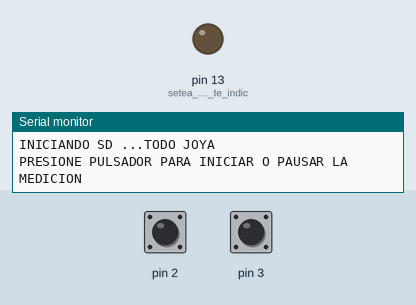
This sketch was run on a simulated Arduino Uno, built with avr-gcc and run on an emulated ATmega328P. On the bench: output pins drawn as LEDs (lit = HIGH), the last lines printed to the serial monitor. Dashed ring = blinking. Inputs (shaded band) come from the test bench; at power-on: pin 3 HIGH, pin 2 HIGH. Storage starts empty.

Above: at 1.2 s.
1.3 s: pin 3 pulled LOW for 1 s
At 1.45 s:
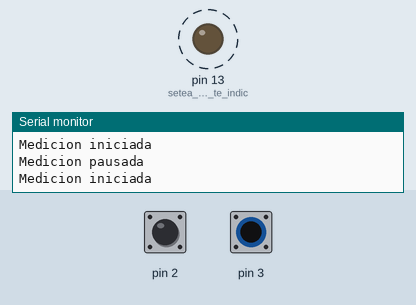
3.8 s: pin 3 pulled LOW for 3.2 s
At 8.2 s:
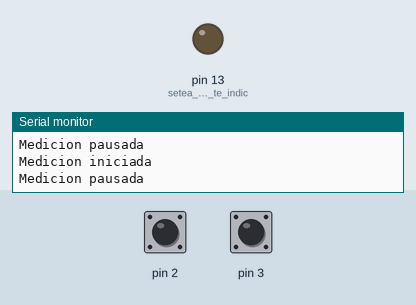
8.5 s: pin 3 driven LOW
At 8.95 s:
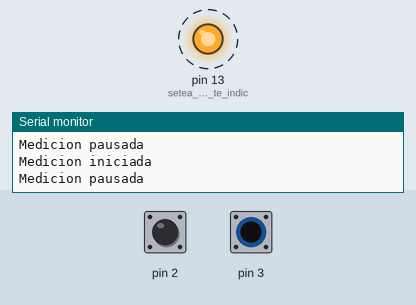
11.5 s: pin 2 pulled LOW for 0.15 s
14.5 s: pin 2 pulled LOW for 1 s
17.5 s: pin 3 driven HIGH
At 18.4 s:
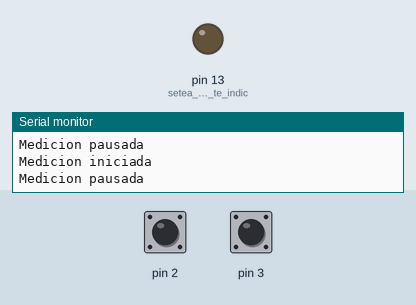
Timing chart, 0 to 20.0 s (numbered marks = the images above; inputs shaded):
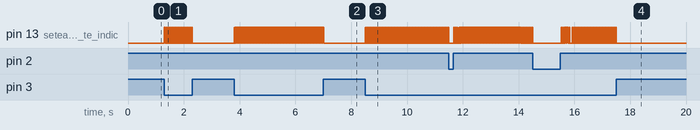

Measured:
- after the input at 1.3 s, pin 13 (setea_el_pin_que_te_indic): alternates HIGH for 0.03 s and LOW for 0.03 s, 40 changes in all, then stays LOW, starting at once
- after the input at 3.8 s, pin 13 (setea_el_pin_que_te_indic): alternates HIGH for 0.03 s and LOW for 0.03 s, 122 changes in all, then stays LOW, starting at once
- after the input at 8.5 s, pin 13 (setea_el_pin_que_te_indic): alternates HIGH for 0.03 s and LOW for 0.03 s, starting at once
- after the input at 17.5 s, pin 13 (setea_el_pin_que_te_indic): goes on until 17.5 s, then stays LOW

The sketch:

PRUEBA12_CANGILON_TECHO_SD.ino
```cpp
//********************** Liberias **************************************//
#include <EEPROM.h>
#include <SPI.h>
#include <SD.h>
//********************** Liberias **************************************//

File myFile; // Crea una variable myFile de tipo File, para almacenar en la SD la información

//********************* definicion de variables ************************//

volatile float CONTADOR = 0; // Contador en el que se basa el calculo de agua. Si aumenta en 1 se multiplica por 7,9
volatile float AGUA = 0; // variable en la que se almacena el calculo de agua. CONTADOR * 7,9
float CTE; // 7,9 Medicion minima del cangilon

long SEGUNDOS_GRAL = 0; // VARIABLE PRINCIPAL en esta se basan todos los tiempos, es la que aumenta en 1 en el servicio de interrupción del reloj

unsigned long LIMITE = 10;
unsigned long INICIO_TIMER = 0;

long  SEGUNDOS_ENCENDIDO = 0; // Variable en la que se basan las de debajo transformando segundos a minutos horas y dias
int  MINUTOS_ENCENDIDO = 0;
int  HORAS_ENCENDIDO = 0;
int DIAS_ENCENDIDO = 0;

long SEGUNDOS_INT = 0; // Varialble de tiempo ENTRE interrupciones del cangilón, mismo sistema que la variable anterior en la que las demas se basan en esta
int MINUTOS_INT = 0;
int HORAS_INT = 0;
int DIAS_INT = 0;

bool FLAG = 0;
bool FLAG2 = 0;
bool FLAG3 = 0;
bool ENCENDIDO = 0;
bool FLAG5 = 0;

bool puertoSD = false; // Inicialización de SD correcta
//********************* definicion de variables ************************//


//********* ATENCION EEPROM ************//

float EEPROMEDIO; // NO SE USA PERO HAY QUE TENERLA EN CUENTA YA QUE FUE CONFIGURADA ANTERIORMENTE

//********* ATENCION EEPROM ************//


//***************************************** SETUP *********************************************//

void setup()
{
  // TIMER 1 //
  // TIMER POR DESBORDAMIENTO CON PRESCALER 1024 //
  // TIENE UN PERIODO DE 1S FRECUENCIA DE 1 HZ MARCA EL INICIO DE LA SEÑAL //

  //delay(1000);

  CONTADOR = 0; // inicialización
  AGUA = 0; // inicialización

  TCCR1A = 0;
  TCCR1B = 0;
  TCCR1B |= (1 << CS10) | (1 << CS12); //para prescaler de 1024 CS12=1 y CS10=1

  TCNT1 = 0xC2F8; //  F9E5 100 MS

  TIMSK1 |= (1 << TOIE1); //timer open interrupt enable
  //********************************* TIMER 1 ********************************//


  //****************************** Inicializacion puerto serie *******************************//
  Serial.begin(9600);
  //****************************** Inicializacion puerto serie *******************************//


  //******************************* SERVICIO DE INTERRUPCIÓN *********************************//

  pinMode(2, INPUT_PULLUP);
  attachInterrupt(digitalPinToInterrupt(2), AUMENTAR, LOW); // Configuración del servicio de interrupción, Interrupción del cangilón

  pinMode(3, INPUT_PULLUP);
  attachInterrupt(digitalPinToInterrupt(3), CONTROL, LOW); // Configuración del servicio de interrupción, Control de encendido y apagado

  //******************************* SERVICIO DE INTERRUPCIÓN *********************************//


  //******************************* inicializacion de variables ******************************//

  FLAG = false;
  FLAG2 = false;
  FLAG3 = true;
  ENCENDIDO = false;
  FLAG5 = false;

  CTE = 7.90;

  //******************************* inicializacion de variables ******************************//

  Serial.print("INICIANDO SD ...");

  puertoSD = SD.begin(53) ; // Inicialización puerto SD

  if (!puertoSD) { // Si no se inicializa el puertoSD entra en bucle y hay que reiniciar el arduino
    Serial.println("ALGO FALLO!");
    while (1);
  }
  Serial.println("TODO JOYA"); // Si inicia todo correctamente continua

  //SD.remove("ENSAYO.txt");

  pinMode(13, OUTPUT); // setea el pin que te indica si esta funcionando el pluviometro

  //************************ INICIALIZACION DE PINES DEL LCD ***********************//

  digitalWrite(13, 1);
  Serial.println("PRESIONE PULSADOR PARA INICIAR O PAUSAR LA MEDICION");
  Serial.println();
  digitalWrite(13, 0); // SI EN EL ARDUINO SE VE EL LED APAGADO ES PORQUE ESTA FUNCIONANDO CORRECTAMENTE Y HAY QUE INICIAR LA MEDICION CON EL PULSADO
}

//**********************************************************************************************//


//********************************************** VOID LOOP ****************************************//
void loop()
{
  if (ENCENDIDO && FLAG) // ENCENDIDO = Flag perteneciente al encendido del arduino del servicio de interrupción y FLAG = Interrupción del cangilón
  {
    myFile = SD.open("ENSAYO.txt", FILE_WRITE); // Configuración del log del SD

    FLAG3 = ! FLAG3; // cambia de estado el FLAG3 cada interrupción para cambiar el lado del cangilón
    CONTADOR++; // AUMENTA EN 1 EL CONTADOR GENERAL, DE ESTE SE BASAN TODOS LOS DEMAS
    AGUA = CONTADOR * 7.9; // SE MULTIPLICA POR LA VARIABLE DE MEDIDA DE 1 CANGILON 7.9CM3

    SEGUNDOS_ENCENDIDO = SEGUNDOS_GRAL ;

    if (FLAG3) // INTERRUPCION DEL FLAG 3, QUE ES EL QUE CAMBIA CADA VEZ QUE INTERRUMPE EL FLAG PARA MARCAR SI ESTA EN EL LADO A
    {
      Serial.print("A;"); // Por puerto serie imprime el lado tambien en el que se encuentra
    }
    if (!FLAG3) //INTERRUPCION DEL FLAG 3, QUE ES EL QUE CAMBIA CADA VEZ QUE INTERRUMPE EL FLAG PARA MARCAR SI ESTA EN EL LADO B
    {
      Serial.print("B;"); // Por puerto serie imprime el lado tambien en el que se encuentra
    }

    Serial.print(AGUA); // valor del agua
    Serial.print(";");

    //TIEMPO GENERAL QUE SE MUESTRA EN SOFTWARE
    DIAS_ENCENDIDO = SEGUNDOS_ENCENDIDO / 86400 ;
    SEGUNDOS_ENCENDIDO = SEGUNDOS_ENCENDIDO - DIAS_ENCENDIDO * 86400 ;
    HORAS_ENCENDIDO = SEGUNDOS_ENCENDIDO / 3600 ;
    SEGUNDOS_ENCENDIDO = SEGUNDOS_ENCENDIDO - HORAS_ENCENDIDO * 3600 ;
    MINUTOS_ENCENDIDO = SEGUNDOS_ENCENDIDO / 60 ;
    SEGUNDOS_ENCENDIDO = SEGUNDOS_ENCENDIDO - MINUTOS_ENCENDIDO * 60;

    Serial.print (DIAS_ENCENDIDO);
    Serial.print (":");
    Serial.print (HORAS_ENCENDIDO);
    Serial.print (":");
    Serial.print (MINUTOS_ENCENDIDO);
    Serial.print (":");
    Serial.print (SEGUNDOS_ENCENDIDO);
    Serial.print (";");

    // TIEMPO INTERRUPCIÓN y su calculo
    if (SEGUNDOS_INT > 0)
    {
      SEGUNDOS_INT = SEGUNDOS_GRAL - SEGUNDOS_INT ;

      DIAS_INT = SEGUNDOS_INT / 86400 ;
      SEGUNDOS_INT = SEGUNDOS_INT - DIAS_INT * 86400 ;
      HORAS_INT = SEGUNDOS_INT / 3600 ;
      SEGUNDOS_INT = SEGUNDOS_INT - HORAS_INT * 3600 ;
      MINUTOS_INT = SEGUNDOS_INT / 60 ;
      SEGUNDOS_INT = SEGUNDOS_INT - MINUTOS_INT * 60;

      Serial.print (DIAS_INT);
      Serial.print (":");
      Serial.print (HORAS_INT);
      Serial.print (":");
      Serial.print (MINUTOS_INT);
      Serial.print (":");
      Serial.print (SEGUNDOS_INT);
      Serial.println (";");
    }

    if (myFile) { //grabado en la SD

      digitalWrite(13, 1);

      if (FLAG3)
      {

      } else if (!FLAG3)
      {
        myFile.print("B;");
      }

      //AGUA
      myFile.print(AGUA);
      myFile.print(";");

      //TIEMPO GENERAL QUE SE MUESTRA EN SOFTWARE
      myFile.print (DIAS_ENCENDIDO);
      myFile.print (":");
      myFile.print (HORAS_ENCENDIDO);
      myFile.print (":");
      myFile.print (MINUTOS_ENCENDIDO);
      myFile.print (":");
      myFile.print (SEGUNDOS_ENCENDIDO);
      myFile.print (";");

      //TIEMPO INTERRUPCION
      if (SEGUNDOS_INT > 0)
      {
        myFile.print (DIAS_INT);
        myFile.print (":");
        myFile.print (HORAS_INT);
        myFile.print (":");
        myFile.print (MINUTOS_INT);
        myFile.print (":");
        myFile.print (SEGUNDOS_INT);
        myFile.println (";");
        myFile.close();
      }

      digitalWrite(13, 0);

    }

    SEGUNDOS_INT = SEGUNDOS_GRAL ;

    //**************************************** IMPRESION DE VALORES EN LCD ****************************************//
    FLAG = 0; // RESETEO DEL FLAG DEL SERVICIO DE INTERRUPCION
  }
}


//************************** SERVICIO DE INTERRUPCION  *********************//
// CON ANTIREBOTE //
// CADA VES QUE SE INTERRUPME PONE LA FLAG EN 1 //

void AUMENTAR()
{
  if ((millis() - INICIO_TIMER) > LIMITE) //ANTIRREBOTE
  {
    INICIO_TIMER = millis();
    FLAG = 1;
  }
}
//************************************************************************//

void CONTROL()
{
  if ((millis() - INICIO_TIMER) > LIMITE)
  {
    INICIO_TIMER = millis();
    ENCENDIDO = ! ENCENDIDO;
    if (ENCENDIDO) // si está encendido esta prendido el LED
    {
      Serial.println("Medicion iniciada");
      digitalWrite(13, 1);
    }
    if (!ENCENDIDO) // si esta apagado esta apagado el LED
    {
      Serial.println("Medicion pausada");
      digitalWrite(13, 0);
    }
  }
}


//********************************* TIMER 1 *******************************//
// POR DESBORDAMIENTO //
// TIMER MADRE DE 1s  //
// EL FLAG2 SE SETEA EN UNO CADA VEZ QUE INTERRUMPE EL TIMER //
// LA VARIABLE SEGUNDOS_LCD AUMENTA EN 1 CADA VES QUE INTERRUMPE EL TIMER //
ISR(TIMER1_OVF_vect)
{
  TCNT1 = 0xC2F7; // F9E4   100 ms

  if (ENCENDIDO)
  {
    SEGUNDOS_GRAL ++;
    FLAG2 = 1;
  }
}
//************************************************************************//
```
